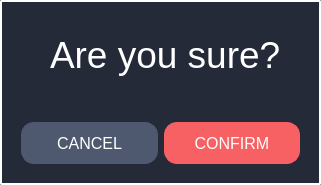
<?xml version="1.0" encoding="UTF-8"?>
<ui version="4.0">
 <class>Confirm</class>
 <widget class="QWidget" name="Confirm">
  <property name="geometry">
   <rect>
    <x>0</x>
    <y>0</y>
    <width>321</width>
    <height>185</height>
   </rect>
  </property>
  <property name="windowTitle">
   <string>Warning</string>
  </property>
  <property name="styleSheet">
   <string notr="true">QWidget{
	background: #242A38;
	border: 2px solid white;
	border-radius: 2px;
}</string>
  </property>
  <layout class="QGridLayout" name="gridLayout">
   <item row="2" column="0" colspan="3">
    <layout class="QHBoxLayout" name="horizontalLayout">
     <property name="leftMargin">
      <number>10</number>
     </property>
     <property name="rightMargin">
      <number>10</number>
     </property>
     <item>
      <widget class="QPushButton" name="btn_no">
       <property name="cursor">
        <cursorShape>PointingHandCursor</cursorShape>
       </property>
       <property name="styleSheet">
        <string notr="true">QPushButton {
    background: #4E596F;
    border-width: 1px;
    border-radius: 13px;
    border-color: #4E596F;
    font: 12pt;
    color: white;
    padding: 10px;
	margin-left: 0px;
	margin-right: 0px;
	margin-top: 15px;
	margin-bottom: 10px;
	min-height: 20px;
}

QPushButton:hover {
background: qradialgradient(cx:0.3, cy:0.5, radius: 5.5,
              fx:0.5, fy:0.5, stop:0 #4E596F, stop:1 white);
}

QPushButton:pressed {
border-style: inset;
background: qradialgradient(cx:0.7, cy:0.5, radius: 5.5,
              fx:0.5, fy:0.5, stop:0 #4E596F, stop:1 black);
}

QPushButton:focus {
   border: none;
   outline: none;
}</string>
       </property>
       <property name="text">
        <string>CANCEL</string>
       </property>
      </widget>
     </item>
     <item>
      <widget class="QPushButton" name="btn_yes">
       <property name="cursor">
        <cursorShape>PointingHandCursor</cursorShape>
       </property>
       <property name="styleSheet">
        <string notr="true">QPushButton {
	background: #f76163;
    border-width: 1px;
    border-radius: 13px;
    border-color: #f76163;
    font: 12pt;
    color: white;
    padding: 10px;
	margin-left: 0px;
	margin-right: 0px;
	margin-top: 15px;
	margin-bottom: 10px;
	min-height: 20px;
}

QPushButton:hover {
background: qradialgradient(cx:0.3, cy:0.5, radius: 5.5,
              fx:0.5, fy:0.5, stop:0 #f65964, stop:1 white);
}

QPushButton:pressed {
background: qradialgradient(cx:0.7, cy:0.5, radius: 5.5,
              fx:0.5, fy:0.5, stop:0 #f65964, stop:1 black);
}

QPushButton:focus {
   border: none;
   outline: none;
}</string>
       </property>
       <property name="text">
        <string>CONFIRM</string>
       </property>
      </widget>
     </item>
    </layout>
   </item>
   <item row="1" column="0" colspan="3" alignment="Qt::AlignHCenter">
    <widget class="QLabel" name="label_condition">
     <property name="font">
      <font>
       <pointsize>12</pointsize>
      </font>
     </property>
     <property name="styleSheet">
      <string notr="true">border: 0px solid none;</string>
     </property>
     <property name="text">
      <string>&lt;html&gt;&lt;head/&gt;&lt;body&gt;&lt;p&gt;&lt;span style=&quot; font-size:28pt; color:#ffffff;&quot;&gt;Are you sure?&lt;/span&gt;&lt;/p&gt;&lt;/body&gt;&lt;/html&gt;</string>
     </property>
     <property name="margin">
      <number>0</number>
     </property>
     <property name="indent">
      <number>10</number>
     </property>
    </widget>
   </item>
  </layout>
 </widget>
 <resources>
  <include location="resources/res.qrc"/>
 </resources>
 <connections/>
</ui>
